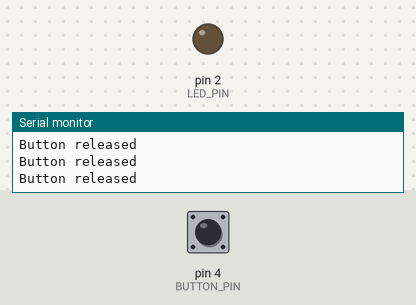
Bench run of a sketch on a simulated Arduino Uno, built with avr-gcc and run on an emulated ATmega328P. Parts: output pins drawn as LEDs (lit = HIGH), the last lines printed to the serial monitor. The inputs (shaded band) are chosen by the test bench; at power-on: pin 4 (BUTTON_PIN) HIGH.

Above: at 1.2 s.
1.3 s: pin 4 (BUTTON_PIN) pulled LOW for 0.15 s
At 1.4 s:
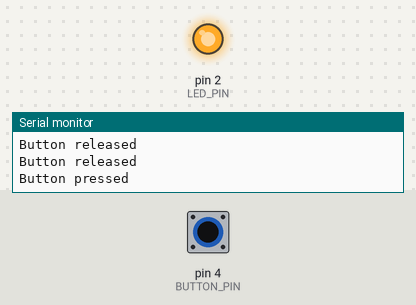
3.0 s: pin 4 (BUTTON_PIN) pulled LOW for 3.2 s
At 7.5 s:
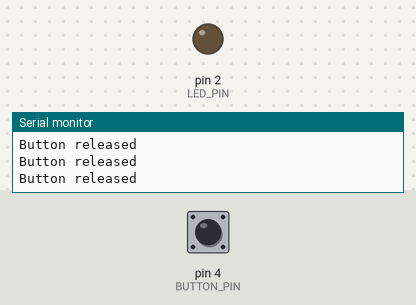
Timing chart, 0 to 9.0 s (numbered marks = the images above; inputs shaded):
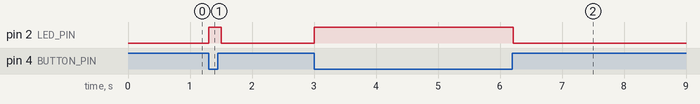

Measured:
- after the input at 1.3 s, pin 2 (LED_PIN): LOW → HIGH at once, → LOW 0.20 s later
- after the input at 3.0 s, pin 2 (LED_PIN): LOW → HIGH at once, → LOW 3.2 s later

The sketch:

button_input.ino
```cpp
const int BUTTON_PIN = 4;
const int LED_PIN = 2;

void setup() {
  pinMode(BUTTON_PIN, INPUT_PULLUP);
  pinMode(LED_PIN, OUTPUT);
  Serial.begin(115200);
}

void loop() {
  bool pressed = digitalRead(BUTTON_PIN) == LOW;
  digitalWrite(LED_PIN, pressed ? HIGH : LOW);
  Serial.println(pressed ? "Button pressed" : "Button released");
  delay(100);
}
```
